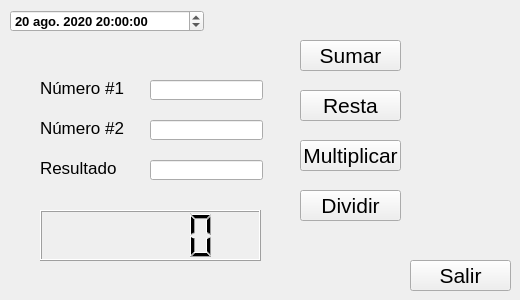
<?xml version="1.0" encoding="UTF-8"?>
<ui version="4.0">
 <class>Ventana</class>
 <widget class="QWidget" name="Ventana">
  <property name="geometry">
   <rect>
    <x>0</x>
    <y>0</y>
    <width>520</width>
    <height>300</height>
   </rect>
  </property>
  <property name="font">
   <font>
    <pointsize>10</pointsize>
   </font>
  </property>
  <property name="windowTitle">
   <string>Pruebas</string>
  </property>
  <property name="windowIcon">
   <iconset>
    <normaloff>../../../.designer/backup/Recursos/MCServer-icon-64x64.png</normaloff>../../../.designer/backup/Recursos/MCServer-icon-64x64.png</iconset>
  </property>
  <property name="locale">
   <locale language="Spanish" country="Peru"/>
  </property>
  <widget class="QPushButton" name="btn_Sumar">
   <property name="geometry">
    <rect>
     <x>300</x>
     <y>40</y>
     <width>101</width>
     <height>31</height>
    </rect>
   </property>
   <property name="font">
    <font>
     <pointsize>16</pointsize>
    </font>
   </property>
   <property name="text">
    <string>Sumar</string>
   </property>
  </widget>
  <widget class="QLCDNumber" name="lcdNumber">
   <property name="geometry">
    <rect>
     <x>40</x>
     <y>210</y>
     <width>221</width>
     <height>51</height>
    </rect>
   </property>
  </widget>
  <widget class="QLineEdit" name="txt1">
   <property name="geometry">
    <rect>
     <x>150</x>
     <y>80</y>
     <width>113</width>
     <height>20</height>
    </rect>
   </property>
  </widget>
  <widget class="QLineEdit" name="txt2">
   <property name="geometry">
    <rect>
     <x>150</x>
     <y>120</y>
     <width>113</width>
     <height>20</height>
    </rect>
   </property>
  </widget>
  <widget class="QLineEdit" name="txt3">
   <property name="geometry">
    <rect>
     <x>150</x>
     <y>160</y>
     <width>113</width>
     <height>20</height>
    </rect>
   </property>
   <property name="readOnly">
    <bool>true</bool>
   </property>
  </widget>
  <widget class="QLabel" name="label_1">
   <property name="geometry">
    <rect>
     <x>40</x>
     <y>80</y>
     <width>91</width>
     <height>16</height>
    </rect>
   </property>
   <property name="font">
    <font>
     <pointsize>13</pointsize>
    </font>
   </property>
   <property name="text">
    <string>Número #1</string>
   </property>
  </widget>
  <widget class="QLabel" name="label_2">
   <property name="geometry">
    <rect>
     <x>40</x>
     <y>120</y>
     <width>91</width>
     <height>16</height>
    </rect>
   </property>
   <property name="font">
    <font>
     <pointsize>13</pointsize>
    </font>
   </property>
   <property name="text">
    <string>Número #2</string>
   </property>
  </widget>
  <widget class="QLabel" name="label_3">
   <property name="geometry">
    <rect>
     <x>40</x>
     <y>160</y>
     <width>91</width>
     <height>16</height>
    </rect>
   </property>
   <property name="font">
    <font>
     <pointsize>13</pointsize>
    </font>
   </property>
   <property name="text">
    <string>Resultado</string>
   </property>
  </widget>
  <widget class="QPushButton" name="btn_Resta">
   <property name="geometry">
    <rect>
     <x>300</x>
     <y>90</y>
     <width>101</width>
     <height>31</height>
    </rect>
   </property>
   <property name="font">
    <font>
     <pointsize>16</pointsize>
    </font>
   </property>
   <property name="text">
    <string>Resta</string>
   </property>
  </widget>
  <widget class="QPushButton" name="btn_Multi">
   <property name="geometry">
    <rect>
     <x>300</x>
     <y>140</y>
     <width>101</width>
     <height>31</height>
    </rect>
   </property>
   <property name="font">
    <font>
     <pointsize>16</pointsize>
    </font>
   </property>
   <property name="text">
    <string>Multiplicar</string>
   </property>
  </widget>
  <widget class="QPushButton" name="btn_Salir">
   <property name="geometry">
    <rect>
     <x>410</x>
     <y>260</y>
     <width>101</width>
     <height>31</height>
    </rect>
   </property>
   <property name="font">
    <font>
     <pointsize>16</pointsize>
    </font>
   </property>
   <property name="text">
    <string>Salir</string>
   </property>
  </widget>
  <widget class="QPushButton" name="btn_Dividir">
   <property name="geometry">
    <rect>
     <x>300</x>
     <y>190</y>
     <width>101</width>
     <height>31</height>
    </rect>
   </property>
   <property name="font">
    <font>
     <pointsize>16</pointsize>
    </font>
   </property>
   <property name="text">
    <string>Dividir</string>
   </property>
  </widget>
  <widget class="QDateTimeEdit" name="dateTimeEdit">
   <property name="geometry">
    <rect>
     <x>10</x>
     <y>10</y>
     <width>194</width>
     <height>22</height>
    </rect>
   </property>
   <property name="font">
    <font>
     <pointsize>10</pointsize>
     <weight>75</weight>
     <bold>true</bold>
    </font>
   </property>
   <property name="dateTime">
    <datetime>
     <hour>20</hour>
     <minute>0</minute>
     <second>0</second>
     <year>2020</year>
     <month>8</month>
     <day>20</day>
    </datetime>
   </property>
   <property name="calendarPopup">
    <bool>false</bool>
   </property>
   <property name="timeSpec">
    <enum>Qt::LocalTime</enum>
   </property>
  </widget>
 </widget>
 <resources/>
 <connections>
  <connection>
   <sender>btn_Salir</sender>
   <signal>clicked()</signal>
   <receiver>Ventana</receiver>
   <slot>close()</slot>
   <hints>
    <hint type="sourcelabel">
     <x>473</x>
     <y>271</y>
    </hint>
    <hint type="destinationlabel">
     <x>463</x>
     <y>201</y>
    </hint>
   </hints>
  </connection>
 </connections>
</ui>
